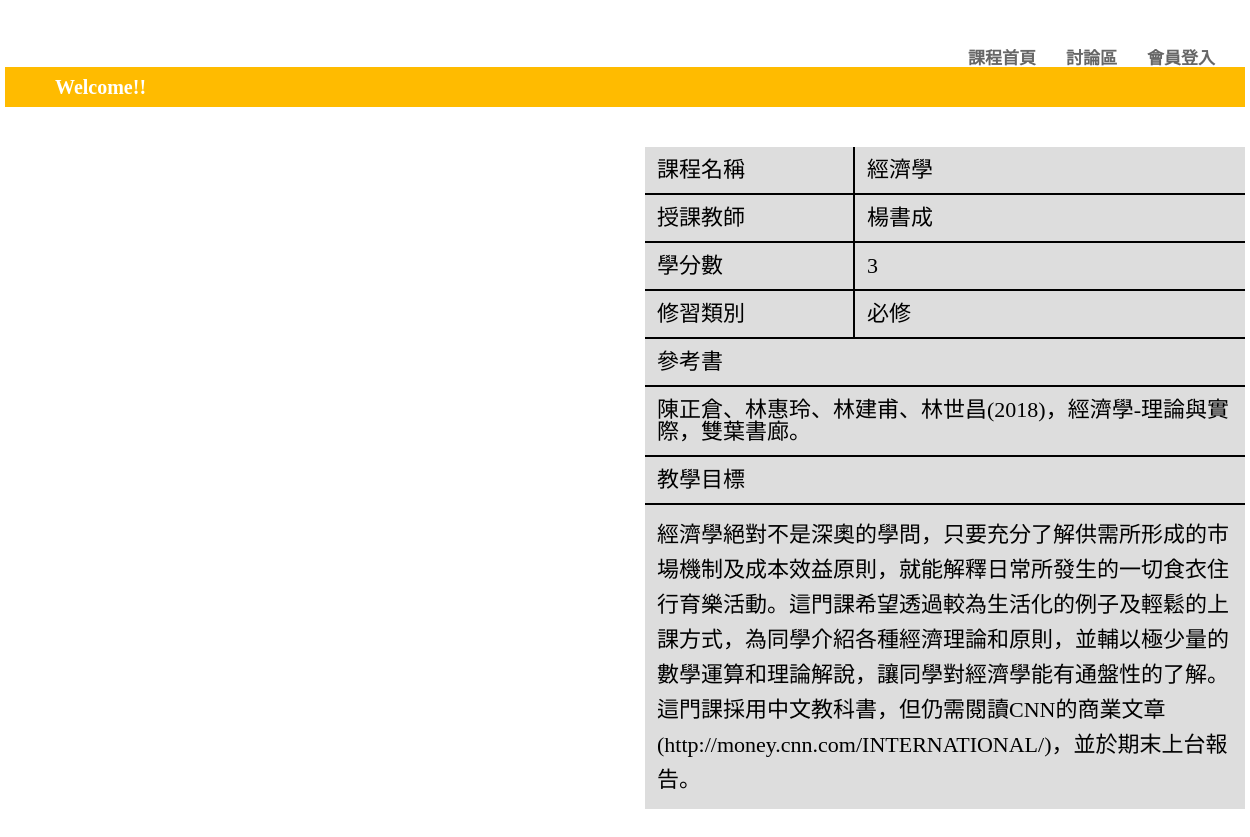
The app's page /information.php?name=楊書成&subject=經濟學 with its own data.
### tables this page shows
CREATE TABLE `information` (
  `subject` text NOT NULL,
  `name` text NOT NULL,
  `credit` int(5) NOT NULL,
  `category` text NOT NULL,
  `book` text NOT NULL,
  `objectives` text NOT NULL
);

### information.php (the view, shortened to what this page needs)
<!DOCTYPE html>
<html lang="en">
<head>
    <link rel="stylesheet" href="information.css">
</head>
<body>
<div class="wrap">
        <div class="header">
            <div class="logo">
                <a href="home.php"><img src="https://scontent.fkhh1-1.fna.fbcdn.net/v/t1.0-9/59887336_2148001515320668_3034674628355162112_n.jpg?_nc_cat=102&_nc_ht=scontent.fkhh1-1.fna&oh=3e3b0a3597d9b5d9d1618160a6ef6f59&oe=5D5B49C3" alt=""></a>
            </div>
            <div class="function">
             <div class="list">
                 <ul>
                     <li><a href="#">課程首頁</a></li>
                     <li><a href="#">討論區</a></li>
                     <li><a href="signin.php">會員登入</a></li>
                </ul>
            </div>
            </div>
            <div class="title">
                <div class="welcome"><marquee scrollamount="10" behavior="alternate">Welcome!!</marquee></div>
            </div>
        </div>
    <div class="content">
   <div class="classinfo">
   <?php
          $name=$_GET['name'];
        if($name){
            if($name==楊書成){
                echo"<div class='picture'><img src='https://scontent.fkhh1-1.fna.fbcdn.net/v/t1.0-9/37997844_10211770979741103_1326883945135996928_n.jpg?_nc_cat=100&_nc_ht=scontent.fkhh1-1.fna&oh=6bac747287ce3241c897f0a1cc96c534&oe=5D86B28E' alt=''></div>";
            }
         echo "<div class='info'>";
            $link=@mysqli_connect('localhost','root','jing1030','php');
         $sql_information="SELECT * FROM information  where name='$name'";
          if($information_result=mysqli_query($link,$sql_information)){
              echo "<table  width=600  border=2>";
              while($row=mysqli_fetch_assoc($information_result))
             {
                 echo "<tr><td class='t'>課程名稱</td><td class='detail'>".$row["subject"]."</td></tr>";
                 echo "<tr><td class='t'>授課教師</td><td class='detail'>".$row["name"]."</td></tr>";
                 echo "<tr><td class='t'>學分數</td><td class='detail'>".$row["credit"]."</td></tr>";
                 echo "<tr><td class='t'>修習類別</td><td class='detail'>".$row["category"]."</td></tr>";
              }
              echo "</table>";
         }
         if($information_result=mysqli_query($link,$sql_information)){
            echo "<table  width=600  border=2>";
            while($row=mysqli_fetch_assoc($information_result))
           {
               echo "<tr><td class='t2'>參考書</td></tr>";
               echo "<tr><td class='t2'>".$row["book"]."</td></tr>";
               echo "<tr><td class='t2'>教學目標</td></tr>";
               echo "<tr><td class='detail2'>".$row["objectives"]."</td></tr>";
            }
            echo "</table>";
       }
       echo"</div>";
        }
         ?>
   </div>
    </div>
    </div>
</body>
</html>

### information.css (style rules this page uses)
html, body, div, span, applet, object, iframe, h1, h2, h3, h4, h5, h6, p, blockquote, pre, a, abbr, acronym, address, big, cite, code, del, dfn, em, img, ins, kbd, q, s, samp, small, strike, strong, sub, sup, tt, var, b, u, i, center, dl, dt, dd, ol, ul, li, fieldset, form, label, legend, table, caption, tbody, tfoot, thead, tr, th, td, article, aside, canvas, details, embed, figure, figcaption, footer, header, hgroup, menu, nav, output, ruby, section, summary, time, mark, audio, video { margin: 0; padding: 0; border: 0; font-size: 100%; font: inherit; vertical-align: baseline; }
body { line-height: 1; }
ol, ul { list-style: none; }
table { border-collapse: collapse; border-spacing: 0; }
a { text-decoration:none; }
.wrap { width: 1240px; margin: 0 auto; font-family: 微軟正黑體; }
.logo { float: left; width: 500px; }
.logo img { width: 50%; padding: 10px 0px 0px 55px; }
.title { height: 40px; background-color: #FFBB00; }
.welcome { margin-left: 50px; float: left; width: 80%; font-size: 20px; padding-top: 10px; color: #ffffff; font-weight: bold; }
.function { float:right; padding-top: 50px; }
.list { float:left; }
.list li { float:left; padding-right: 30px; font-size: 17px; font-weight: bolder; font-family: 微軟正黑體; }
.list li a { color: #666666 ; }
.info { margin-top: 40px; float: right; margin-bottom: 100px; }
table { background-color: #dddddd; }
table td { padding:12px; font-size: 22px; font-family: 微軟正黑體; }
table .t { width: 200px; border-right: 2px solid #000000; border-bottom: 2px solid #000000; }
table .detail { width: 400px; border-bottom: 2px solid #000000; }
table .t2 { border-bottom: 2px solid #000000; }
table .detail2 { line-height: 35px; }
.picture { margin-top: 40px; float: left; padding-left: 60px; }

### records on screen
information: subject "經濟學", name "楊書成", credit "3", category "必修", book "陳正倉、林惠玲、林建甫、林世昌(2018)，經濟學-理論與實際，雙葉書廊。", objectives "經濟學絕對不是深奧的學問，只要充分了解供需所形成的市場機制及成本效益原則，就能解釋日常所發生的一切食衣住行育樂活動。這門課希望透過較為生活化的例子及輕鬆的上課方式，為同學介紹各種經濟理論和原則，並輔以極少量的數學運算和理論解說，讓同學對經濟學能有通盤性的了解。 這門課採用中文教科書，但仍需閱讀CNN的商業文章(http://money.cnn.com/INTERNATIONAL/)，並於期末上台報告。"
